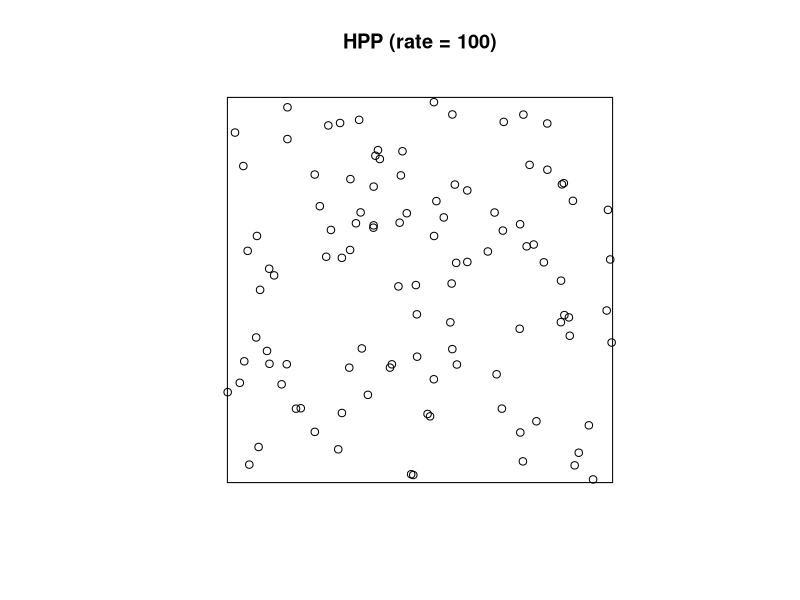
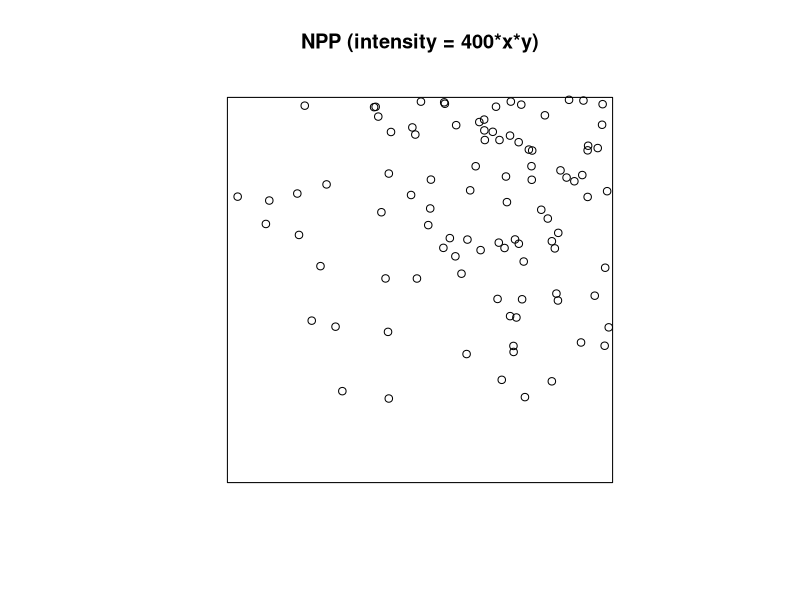
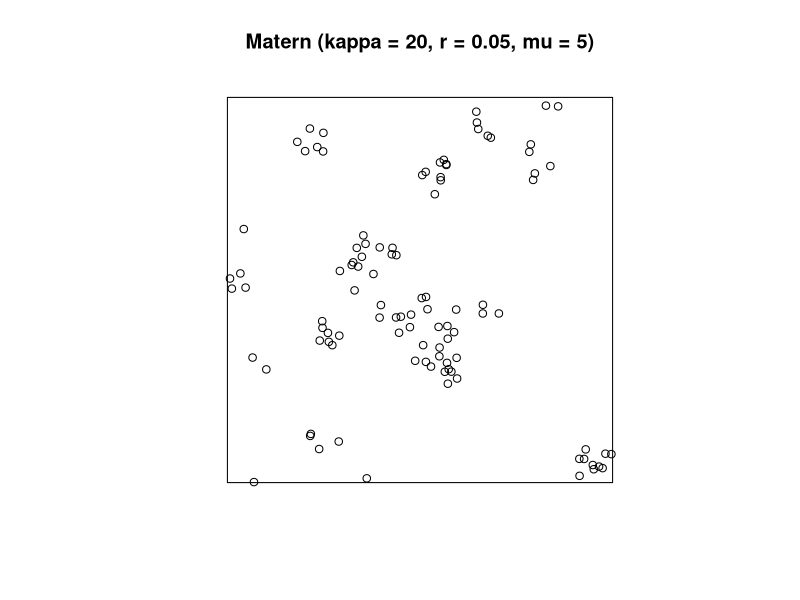
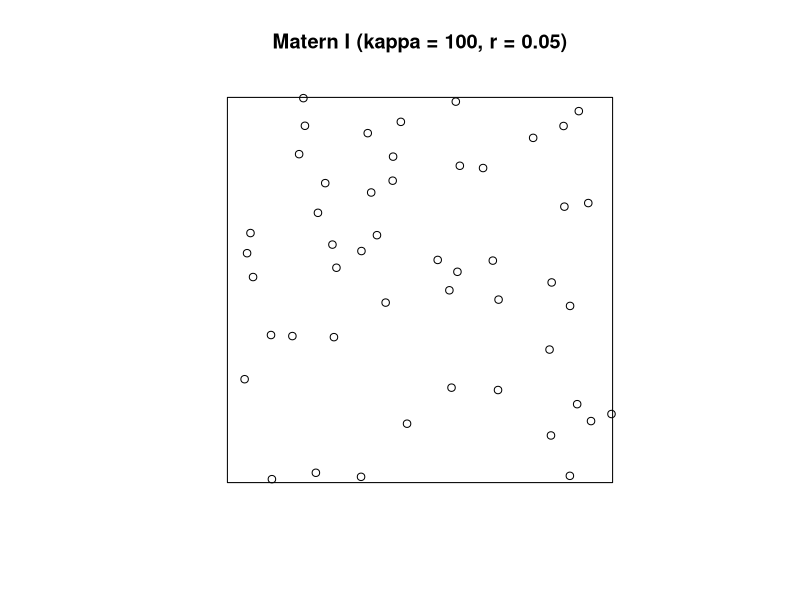
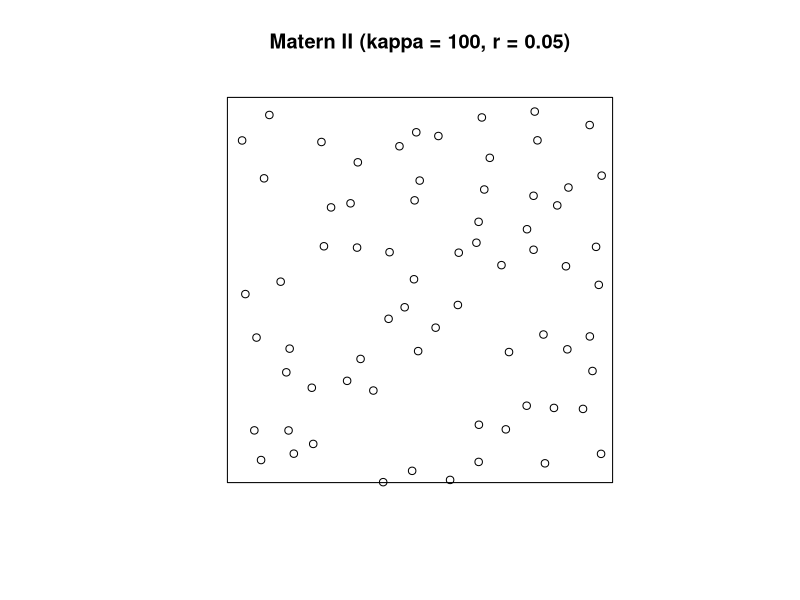

These figures' R source, in order:
## ---- chunk 1
library(spatstat)
library(tidyverse)
library(here)
## ---- chunk 2
# Check to see how to use the function 
?rpoispp
# Check to see how this is written
#View(rpoispp)
## ---- chunk 3
# Plot a homogeneous Poisson process
# p.1334 of https://mran.microsoft.com/snapshot/2016-04-25/web/packages/spatstat/spatstat.pdf
# https://spatstat.org/SSAI2017/solutions/solution04.html

par(mfrow=c(1, 1))
plot_2D_HPP <- plot(rpoispp(lambda = 100, win=square(1)),main = "HPP (rate = 100)")
plot_2D_HPP
#plot(rpoispp(lambda = 50, win=square(1)),main = "HPP (rate = 50)")
#plot(rpoispp(lambda = 10, win=square(1)),main = "HPP (rate = 10)")
## ---- chunk 4
# Plot a homogeneous Poisson process
# p.33 of https://spatstat.org/resources/spatstatJSSpaper.pdf

#lmbda_function <- function(x, y) 400*x 
#so that they have the same expected # of events but why ???

par(mfrow=c(1, 1))
plot_2D_NPP <- plot(rpoispp(lambda = function(x, y) 400*x*y, win=square(1)), main = "NPP (intensity = 400*x*y)")
plot_2D_NPP
#plot(rpoispp(lambda = function(x, y) 50*x, win=square(1)), main = "NPP (intensity = 50*x)")
#plot(rpoispp(lambda = function(x, y) 10*x, win=square(1)), main = "NPP (intensity = 10*x)")
## ---- chunk 5
?rMatClust
#kappa = intensity
#scale = radius of the clusters
#mu = mean # of points per cluster or reference intensity ???
## ---- chunk 6
plot_2D_Matern <- plot(rMatClust(kappa = 20, r = 0.05, mu = 5), main = "Matern (kappa = 20, r = 0.05, mu = 5)")
plot_2D_Matern
## ---- chunk 7
?rMaternII
# kappa = intensity
# r = inhibition distance
## ---- chunk 8
# Plot a Matern I process
par(mfrow=c(1, 1))
plot(rMaternI(kappa = 100, r = 0.05), main = "Matern I (kappa = 100, r = 0.05)")
#plot(rMaternI(kappa = 50, r = 0.05), main = "Matern I (kappa = 50, r = 0.05)")
#plot(rMaternI(kappa = 10, r = 0.05), main = "Matern I (kappa = 10, r = 0.05)")
## ---- chunk 9
# Plot a Matern II process
par(mfrow=c(1, 1))
plot(rMaternII(kappa = 100, r = 0.05), main = "Matern II (kappa = 100, r = 0.05)")
#plot(rMaternII(kappa = 50, r = 0.05), main = "Matern II (kappa = 50, r = 0.05)")
#plot(rMaternII(kappa = 10, r = 0.05), main = "Matern II (kappa = 10, r = 0.05)")
## ---- chunk 10
# # Save out results
# write_rds(plot_2D_HPP, here("results", "plot_2D_HPP.jpeg"))
## ---- chunk 11
# # Error checking
# plot_2D_HPP <- readRDS(here("results", "plot_2D_HPP.jpeg"))
# plot_2D_HPP
